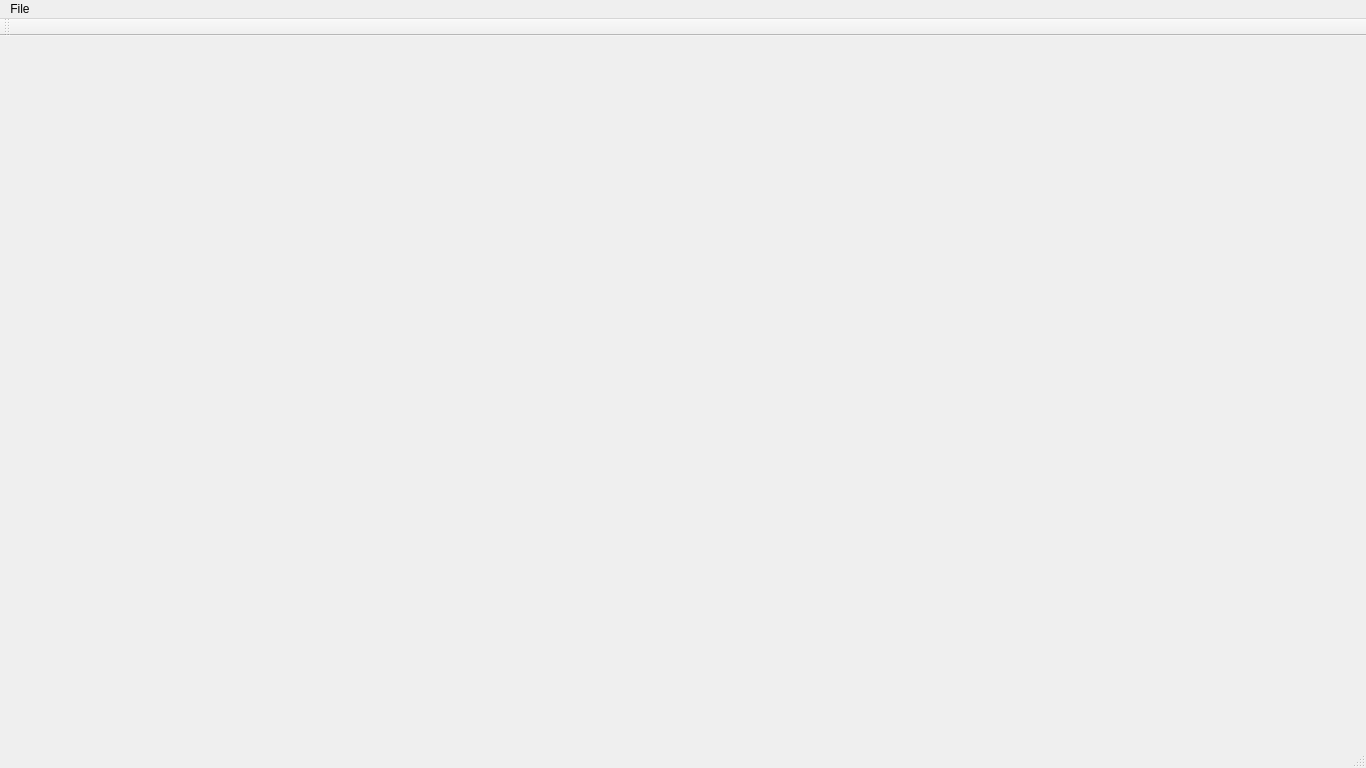
<?xml version="1.0" encoding="UTF-8"?>
<ui version="4.0">
 <class>BoxelizationClass</class>
 <widget class="QMainWindow" name="BoxelizationClass">
  <property name="geometry">
   <rect>
    <x>0</x>
    <y>0</y>
    <width>1366</width>
    <height>768</height>
   </rect>
  </property>
  <property name="windowTitle">
   <string>Boxelization</string>
  </property>
  <widget class="QWidget" name="centralWidget"/>
  <widget class="QMenuBar" name="menuBar">
   <property name="geometry">
    <rect>
     <x>0</x>
     <y>0</y>
     <width>1366</width>
     <height>23</height>
    </rect>
   </property>
   <widget class="QMenu" name="menuFile">
    <property name="title">
     <string>File</string>
    </property>
    <addaction name="actionImport"/>
    <addaction name="actionLoad_Connectivity"/>
    <addaction name="actionLoad_Path"/>
   </widget>
   <addaction name="menuFile"/>
  </widget>
  <widget class="QToolBar" name="mainToolBar">
   <attribute name="toolBarArea">
    <enum>TopToolBarArea</enum>
   </attribute>
   <attribute name="toolBarBreak">
    <bool>false</bool>
   </attribute>
  </widget>
  <widget class="QStatusBar" name="statusBar"/>
  <action name="actionImport">
   <property name="text">
    <string>Import Cubes</string>
   </property>
  </action>
  <action name="actionLoad_Connectivity">
   <property name="text">
    <string>Load Connectivity</string>
   </property>
  </action>
  <action name="actionLoad_Path">
   <property name="text">
    <string>Load Path</string>
   </property>
  </action>
 </widget>
 <layoutdefault spacing="6" margin="11"/>
 <resources>
  <include location="boxelization.qrc"/>
 </resources>
 <connections/>
</ui>
